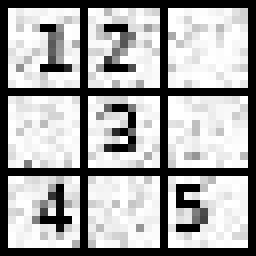
#> input picture num_small.png, 32 x 32 px (shown 8 times larger)
$ python test_main.py moon_small2.png
#> lines starting #> are read from the running program, lines starting #| are printed output that depends on the picture
import numpy as np

import imageio # used for read the image and when running test.py
import matplotlib.pyplot as plt # used only when running test.py
import os # used only when running test.py
import sys # used only when running test.py

######
# PLOT METHODS
######
def plot_spectrum_analysis(image,fourier_spectrum,case_index):
	plt.figure(figsize=(8,8))
	plt.subplot(221)
	plt.title('Image')
	plt.imshow(image,cmap="gray")
	plt.subplot(222)
	plt.title('Spectrum')
	plt.imshow(np.abs(fourier_spectrum),cmap="gray")
	plt.subplot(223)
	plt.title('Shiftted Spectrum')
	plt.imshow(np.fft.fftshift(np.abs(fourier_spectrum)),cmap="gray")
	plt.subplot(224)
	plt.title('Log-shiftted spectrum')
	plt.imshow(np.log(1 + np.fft.fftshift(np.abs(fourier_spectrum))),cmap="gray")
	plt.axis('off')
	plt.savefig('plots/case_'+case_index+'_spectrum_analysis.png',bboxinches='tight')

def plot_frequency_analysis(fourier_spectrum,case_index):
	plt.figure(figsize=(8,8))
	width, height = fourier_spectrum.shape
	y = np.abs(fourier_spectrum.reshape((width*height)))
	plt.plot(y)
	plt.savefig('plots/case_'+case_index+'_frequency_analysis.png',bboxinches='tight')

def plot_image(image,case_index):
	plt.figure(figsize=(8,8))
	plt.imshow(np.abs(image),cmap="gray")
	plt.axis('off')
	plt.savefig('plots/case_'+case_index+'_output_image.png',bboxinches='tight')

######
# METHODS CODE
######
def fourier_transform_2d(img):
	n, m = img.shape
	fourier_spectrum = np.zeros((n,m),dtype=np.complex64)
	for u in range(n):
		for v in range(m):
			for x in range(n):
				for y in range(m):
					f_exp = np.exp(-2j*np.pi*((u*x)/n + (v*y)/m))
					fourier_spectrum[u,v] += img[x,y] * f_exp
			fourier_spectrum[u,v] = fourier_spectrum[u,v]/np.sqrt(n*m)
	return fourier_spectrum

def opt_fourier_transform_2d(img):
	n, m = img.shape

	u, v = np.arange(n), np.arange(m)
	x, y = u.reshape((n,1)), v.reshape((m,1))

	ux, vy = np.multiply(u,x), np.multiply(v,y)
	f_exp_n = np.exp(-2j * np.pi * (ux/n))
	f_exp_m = np.exp(-2j * np.pi * (vy/m))
	fourier_spectrum = f_exp_n.dot(img).dot(f_exp_m)

	return fourier_spectrum/np.sqrt(n*m)

def get_second_peak(fourier_spectrum):
	width, height = fourier_spectrum.shape
	vector = fourier_spectrum.reshape((width*height))
	vector = list(np.unique(np.abs(vector)))
	vector.sort(reverse=True)
	return vector[1]

def spectrum_filter(fourier_spectrum,threshold):
	filtered_coefficients = 0
	n,m = fourier_spectrum.shape
	for u in range(n):
		for v in range(m):
			if np.abs(fourier_spectrum[u,v]) < threshold:
				fourier_spectrum[u,v] = 0
				filtered_coefficients += 1
	return fourier_spectrum, filtered_coefficients

def inverse_fourier_transform_2d(fourier_spectrum):
	n, m = fourier_spectrum.shape
	img = np.zeros((n,m),dtype=np.complex64)
	for x in range(n):
		for y in range(m):
			for u in range(n):
				for v in range(m):
					f_exp = np.exp(2j*np.pi*((u*x)/n + (v*y)/m))
					img[x,y] += fourier_spectrum[u,v] * f_exp
			img[x,y] = img[x,y]/np.sqrt(n*m)
	return img

def opt_inverse_fourier_transform_2d(fourier_spectrum):
	n, m = fourier_spectrum.shape

	x, y = np.arange(n), np.arange(m)
	u, v = x.reshape((n,1)), y.reshape((m,1))

	ux, vy = np.multiply(u,x), np.multiply(v,y)
	f_exp_n = np.exp(2j * np.pi * (ux/n))
	f_exp_m = np.exp(2j * np.pi * (vy/m))
	img = f_exp_n.dot(fourier_spectrum).dot(f_exp_m)

	return img/np.sqrt(n*m)

######
# MAIN CODE
######
# 1. Reading the inputs
# a. image
filename = str(input()).rstrip()
#> the answer given: num_small.png
input_img = imageio.imread(filename)
#> input_img is the input picture: shape (32, 32); min 0, max 255, mean 168.5

# b. percentage (float number)
percentage = float(input())
#> the answer given: 3

# 2. Computing the Fourrier Transform of the image
fourier_spectrum = opt_fourier_transform_2d(input_img)
if len(sys.argv) > 1:
	plot_spectrum_analysis(input_img,fourier_spectrum,sys.argv[1])
#> in plot_spectrum_analysis, `plt.savefig('plots/case_'+case_index+'_spectrum_analysis.png',bboxinch..`:
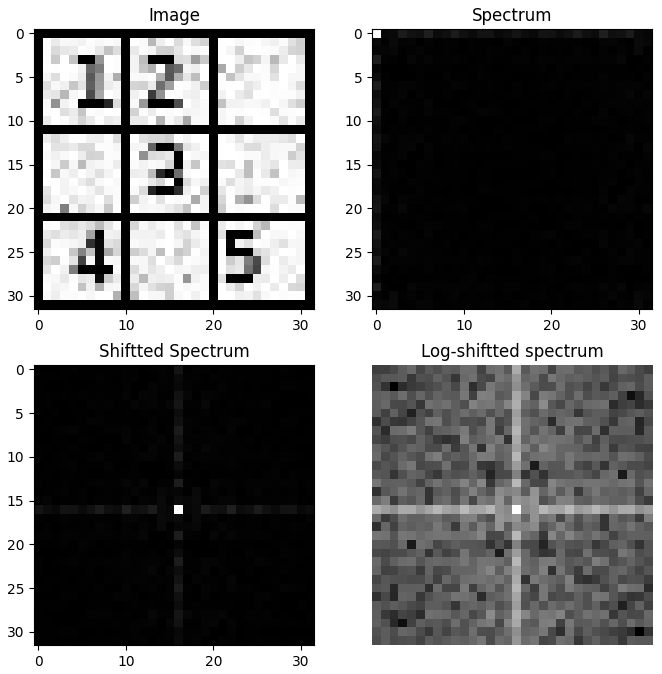
#> figure drawn by matplotlib, 4 panels

# 3. Getting the second peak
p2 = get_second_peak(fourier_spectrum)
#> in get_second_peak, `vector = list(np.unique(np.abs(vector)))`: vector = 1020 values from 1.35 to 5391.2
#> p2 = 655
if len(sys.argv) > 1:
	plot_frequency_analysis(fourier_spectrum,sys.argv[1])
#> in plot_frequency_analysis, `y = np.abs(fourier_spectrum.reshape((width*height)))`: y = 1024 values, max 5391.2 at index 0, min 1.35 at index 462, mean 67.98
#> in plot_frequency_analysis, `plt.savefig('plots/case_'+case_index+'_frequency_analysis.png',bboxinc..`:
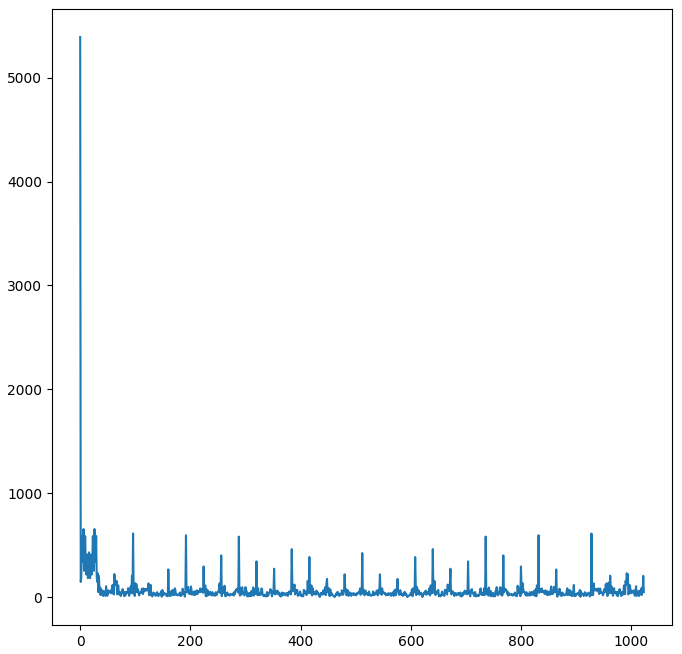
#> figure drawn by matplotlib, 1 panel; curve peaks at x = 0, y = 5391.2

# 4. Removing the coefficients for which the Fourier Spectrum is below
# T% of the second peak, that is, |F| < p2*T
threshold = percentage*p2
#> threshold = 1965
fourier_spectrum, filtered_coefficients = spectrum_filter(fourier_spectrum,threshold)
#> filtered_coefficients = 1023

# 5. Computing the Inverse Fourrier Transform
new_img = opt_inverse_fourier_transform_2d(fourier_spectrum)
if len(sys.argv) > 1:
	plot_image(new_img,sys.argv[1])
#> in plot_image, `plt.savefig('plots/case_'+case_index+'_output_image.png',bboxinches='t..`:
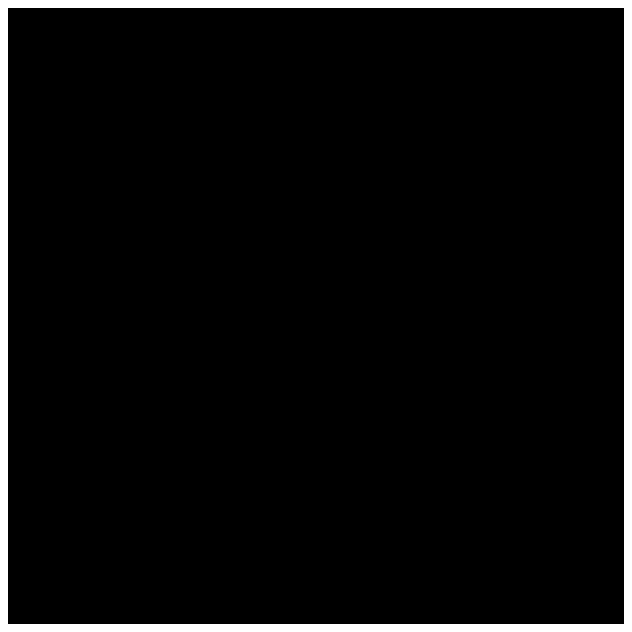
#> figure drawn by matplotlib, 1 panel

# 6. Printing the result
original_mean = input_img.mean()
#> original_mean = 168.5
new_mean = np.abs(new_img).mean()
#> new_mean = 168.5
print('Threshold=%.4f' %(threshold))
#| Threshold=1964.9937
print('Filtered Coefficients=%d' %(filtered_coefficients))
#| Filtered Coefficients=1023
print('Original Mean=%.2f' %(original_mean))
#| Original Mean=168.47
print('New Mean=%.2f' %(new_mean))
#| New Mean=168.47
